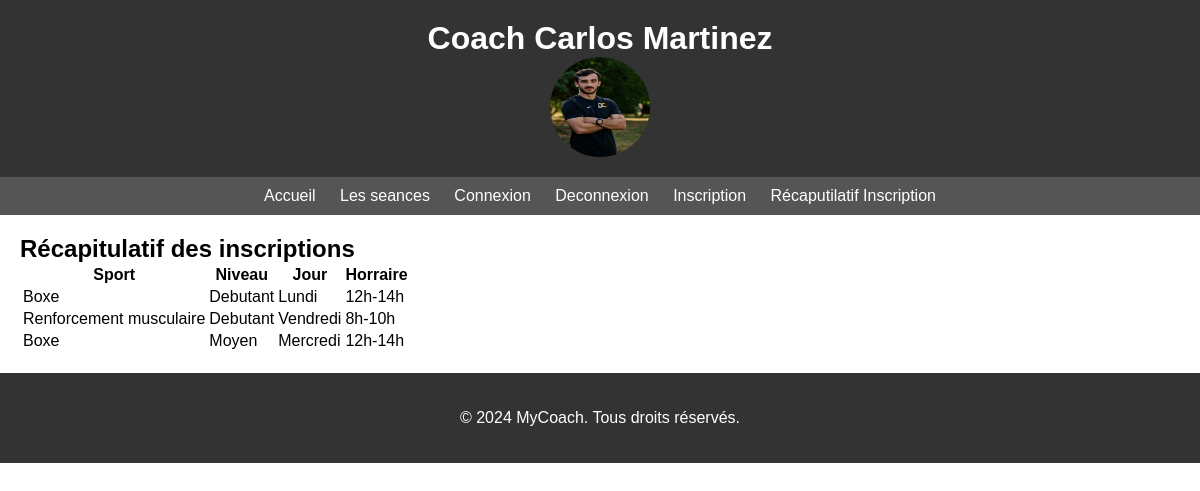
The app's page /controleur/controller.php?action=recapitulatifInscriptions (signed in) with its own data.
### tables this page shows
CREATE TABLE `seance` (
  `id` int(3) NOT NULL,
  `id_sport` int(3) NOT NULL,
  `id_niveau` int(3) NOT NULL,
  `horraire` varchar(50) NOT NULL,
  `jour` varchar(50) NOT NULL,
  `id_salle` int(3) NOT NULL
);

CREATE TABLE `sport` (
  `ID` int(3) NOT NULL,
  `Nom` varchar(50) NOT NULL
);

CREATE TABLE `niveau` (
  `id` int(3) NOT NULL,
  `niveau` varchar(50) NOT NULL
);

### modele/seanceModel.php (called while the page is built, shortened)
<?php
function getInscriptionsUtilisateur($connexion, $id_utilisateur) {
    $sql = "SELECT s.*, sport.Nom AS sport_nom, niveau.niveau AS niveau
    FROM seance s
    INNER JOIN inscriptionseance i ON s.id = i.id_seance
    INNER JOIN sport ON s.id_sport = sport.ID
    INNER JOIN niveau ON s.id_niveau = niveau.id
    WHERE i.id_utilisateur = :id_utilisateur";
    $stmt = $connexion->prepare($sql);
    $stmt->bindParam(':id_utilisateur', $id_utilisateur);
    $stmt->execute();
    $inscriptions = $stmt->fetchAll(PDO::FETCH_ASSOC);
    return $inscriptions;
}
?>

### vue/Recap_inscription.php (the view)
<?php include('navbar.php'); ?>
<section class="inscriptions-container">
    <h1>Récapitulatif des inscriptions</h1>
    <table>
        <tr>
            <th>Sport</th>
            <th>Niveau</th>
            <th>Jour</th>
            <th>Horraire</th>
        </tr>
        <?php foreach ($inscriptions as $inscription): ?>
            <tr>
                <td><?php echo $inscription['sport_nom']; ?></td>
                <td><?php echo $inscription['niveau']; ?></td>
                <td><?php echo $inscription['jour']; ?></td>
                <td><?php echo $inscription['horraire']; ?></td>
            </tr>
        <?php endforeach; ?>
    </table>
</section>
<?php include('footer.php'); ?>

### controleur/controller.php (shortened to what this page needs)
<?php
require_once '../modele/seanceModel.php';
$action = isset($_GET['action']) ? $_GET['action'] : 'index';
switch ($action) {
        case 'recapitulatifInscriptions':
        $connexion = connexionPDO();
        $id_utilisateur = $_SESSION['id_utilisateur'];
        $inscriptions = getInscriptionsUtilisateur($connexion, $id_utilisateur);
        include('../vue/Recap_inscription.php');
        break;
}
?>

### vue/navbar.php
<head>
<link rel="stylesheet" type="text/css" href="../css/style.css">
</head>
<header>
    <h1>Coach Carlos Martinez</h1>  <img src="../images/Photo-2-768x1091.jpg">
  </header>
  <nav>
    <a href="../controleur/controller.php?action=index">Accueil</a>
    <a href="../controleur/controller.php?action=seance">Les seances</a>
    <a href="../controleur/controller.php?action=login">Connexion</a>
    <a href="../controleur/controller.php?action=logout">Deconnexion</a>
    <a href="../controleur/controller.php?action=inscription">Inscription</a>
    <a href="../controleur/controller.php?action=recapitulatifInscriptions">Récaputilatif Inscription</a>
  </nav>

### vue/footer.php
<head>
<link rel="stylesheet" type="text/css" href="../css/style.css">
</head>
<footer>
    <p>&copy; 2024 MyCoach. Tous droits réservés.</p>
  </footer>

### css/style.css (style rules this page uses)
header { background-color: #333; color: #fff; padding: 20px; text-align: center; }
img { border-radius: 50%; width: 100px; height: 100px; }
h1 { margin: 0; }
nav { background-color: #555; padding: 10px; text-align: center; }
nav a { color: #fff; text-decoration: none; margin: 0 10px; }
section { padding: 20px; }
footer { background-color: #333; color: #fff; padding: 20px; text-align: center; }

### records on screen
seance: id_sport.Nom "Boxe", id_niveau.niveau "Debutant", jour "Lundi", horraire "12h-14h"
seance: id_sport.Nom "Renforcement musculaire", id_niveau.niveau "Debutant", jour "Vendredi", horraire "8h-10h"
seance: id_sport.Nom "Boxe", id_niveau.niveau "Moyen", jour "Mercredi", horraire "12h-14h"
